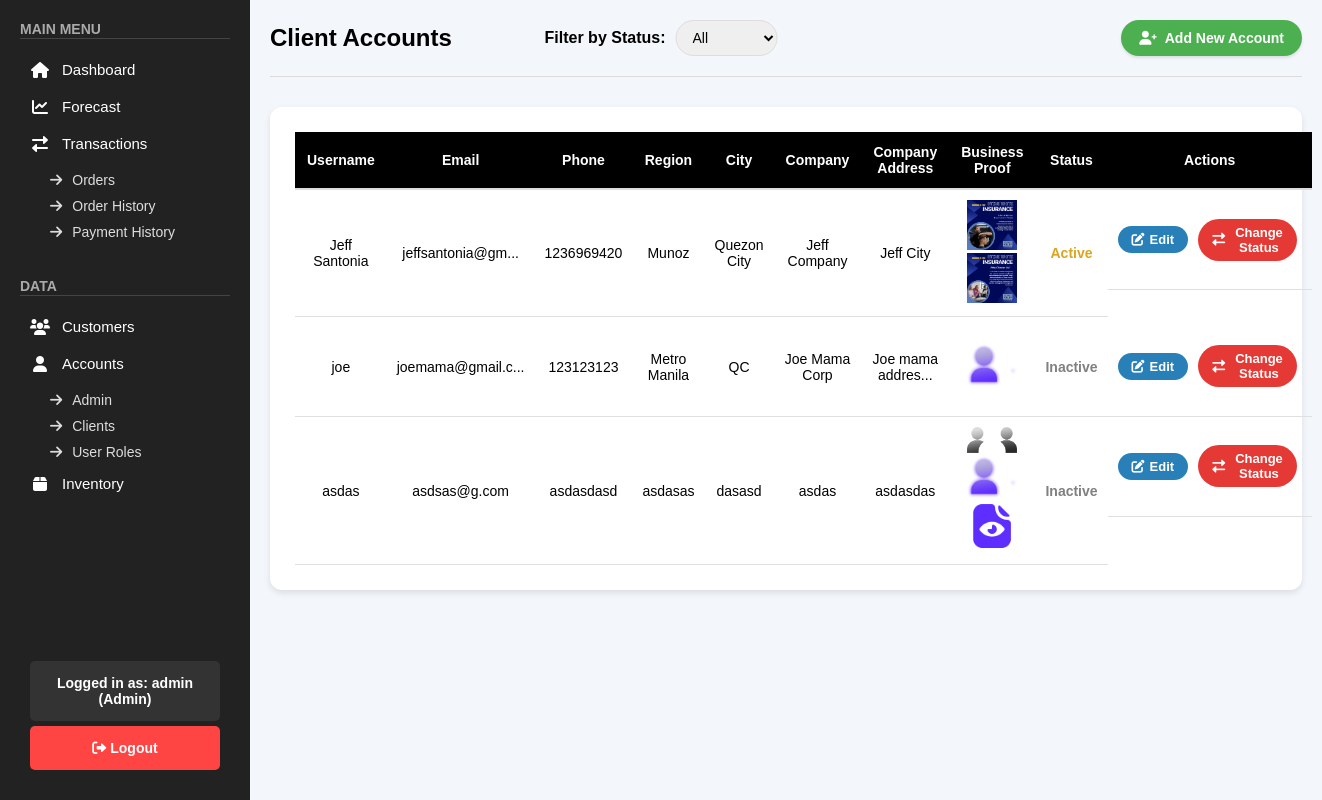
The app's page /public/pages/accounts_clients.php (signed in) with its own data.
### tables this page shows
CREATE TABLE `clients_accounts` (
  `id` int(11) NOT NULL,
  `username` varchar(255) NOT NULL,
  `password` varchar(255) NOT NULL,
  `email` varchar(255) NOT NULL,
  `phone` varchar(50) DEFAULT NULL,
  `region` varchar(100) DEFAULT NULL,
  `city` varchar(100) DEFAULT NULL,
  `company` varchar(255) DEFAULT NULL,
  `company_address` varchar(255) DEFAULT NULL,
  `business_proof` text DEFAULT NULL,
  `status` varchar(50) DEFAULT 'Active',
  `balance` decimal(10,2) DEFAULT 0.00,
  `created_at` timestamp NOT NULL DEFAULT current_timestamp()
);

### public/pages/accounts_clients.php (the view, shortened to what this page needs)
<?php
include "../../backend/check_role.php";
$sql = "SELECT id, username, email, phone, region, city, company, company_address, business_proof, status, created_at FROM clients_accounts WHERE status != 'archived'";
$sql .= " ORDER BY
    CASE
        WHEN status = 'Pending' THEN 1
        WHEN status = 'Active' THEN 2
        WHEN status = 'Rejected' THEN 3
        WHEN status = 'Inactive' THEN 4
    END, created_at ASC";
$stmt = $conn->prepare($sql);
$stmt->execute();
$result = $stmt->get_result();
function truncate($text, $max = 15) {
    return (strlen($text) > $max) ? substr($text, 0, $max) . '...' : $text;
}
?>
<!DOCTYPE html>
<html lang="en">
<head>
    <link rel="stylesheet" href="/top_exchange/public/css/accounts.css">
    <link rel="stylesheet" href="/top_exchange/public/css/sidebar.css">
    <link rel="stylesheet" href="https://cdnjs.cloudflare.com/ajax/libs/font-awesome/6.0.0/css/all.min.css">
    <link rel="stylesheet" href="https://cdnjs.cloudflare.com/ajax/libs/toastr.js/latest/toastr.min.css">
    <link rel="stylesheet" href="/top_exchange/public/css/accounts_clients.css">
    <link rel="stylesheet" href="/top_exchange/public/css/toast.css">
</head>
<body>
    <?php include '../sidebar.php'; ?>
    <div class="main-content">
        <div class="accounts-header">
            <h1>Client Accounts</h1>
            <div class="filter-section">
                <label for="statusFilter">Filter by Status:</label>
                <select id="statusFilter" onchange="filterByStatus()">
                    <option value="">All</option>
                </select>
            </div>
            <button onclick="openAddAccountForm()" class="add-account-btn">
                <i class="fas fa-user-plus"></i> Add New Account
            </button>
        </div>
        <div class="accounts-table-container">
            <table class="accounts-table">
                <thead>
                    <tr>
                        <th>Username</th>
                        <th>Email</th>
                        <th>Phone</th>
                        <th>Region</th>
                        <th>City</th>
                        <th>Company</th>
                        <th>Company Address</th>
                        <th>Business Proof</th>
                        <th>Status</th>
                        <th>Actions</th>
                    </tr>
                </thead>
                <tbody>
                    <?php if ($result && $result->num_rows > 0): ?>
                        <?php while ($row = $result->fetch_assoc()): ?>
                            <tr>
                                <td><?= htmlspecialchars(truncate($row['username'] ?? 'N/A')) ?></td>
                                <td><?= htmlspecialchars(truncate($row['email'] ?? 'N/A')) ?></td>
                                <td><?= htmlspecialchars(truncate($row['phone'] ?? 'N/A')) ?></td>
                                <td><?= htmlspecialchars(truncate($row['region'] ?? 'N/A')) ?></td>
                                <td><?= htmlspecialchars(truncate($row['city'] ?? 'N/A')) ?></td>
                                <td><?= htmlspecialchars(truncate($row['company'] ?? 'N/A')) ?></td>
                                <td><?= htmlspecialchars(truncate($row['company_address'] ?? 'N/A')) ?></td>
                                <td class="photo-album">
                                    <?php
                                    $proofs = json_decode($row['business_proof'], true);
                                    if ($proofs) {
                                        foreach ($proofs as $proof) {
                                            echo '<img src="' . htmlspecialchars($proof) . '" alt="Business Proof" width="50" onclick="openModal(this)">';
                                        }
                                    }
                                    ?>
                                </td>
                                <td class="<?= 'status-' . strtolower($row['status'] ?? 'pending') ?>"><?= htmlspecialchars($row['status'] ?? 'Pending') ?></td>
                                <td class="action-buttons">
                                <?php
                                    $business_proof_json = htmlspecialchars(json_encode($row['business_proof']), ENT_QUOTES);
                                ?>
                                <button class="edit-btn"
                                    onclick='openEditAccountForm(
                                        <?= json_encode($row["id"]) ?>,
                                        <?= json_encode($row["username"]) ?>,
                                        <?= json_encode($row["email"]) ?>,
                                        <?= json_encode($row["phone"]) ?>,
                                        <?= json_encode($row["region"]) ?>,
                                        <?= json_encode($row["city"]) ?>,
                                        <?= json_encode($row["company"]) ?>,
                                        <?= json_encode($row["company_address"]) ?>,
                                        <?= $business_proof_json ?>
                                    )'>
                                    <i class="fas fa-edit"></i> Edit
                                </button>
                                <button class="status-btn" onclick="openStatusModal(<?= $row['id'] ?>, '<?= htmlspecialchars($row['username']) ?>', '<?= htmlspecialchars($row['email']) ?>')">
                                    <i class="fas fa-exchange-alt"></i> Change Status
                                </button>
                                </td>
                            </tr>
                        <?php endwhile; ?>
                    <?php else: ?>
                        <tr>
                            <td colspan="10" class="no-accounts">No accounts found.</td>
                        </tr>
                    <?php endif; ?>
                </tbody>
            </table>
        </div>
    </div>
</body>
</html>

### public/sidebar.php (shortened to what this page needs)
<?php
include_once "../../backend/check_role.php";
$role = $_SESSION['role'] ?? 'guest';
$stmt = $conn->prepare("SELECT pages FROM roles WHERE role_name = ? AND status = 'active'");
$stmt->bind_param("s", $role);
$stmt->execute();
$stmt->bind_result($pages);
$allowedPages = array_map('trim', explode(',', $pages));
?>
<div class="sidebar">
    <div>
        <div class="menu-section">
            <span class="menu-title"><b>MAIN MENU</b></span>
            <hr>
            <?php if (in_array('Dashboard', $allowedPages)): ?>
                <a href="/top_exchange/public/pages/dashboard.php" class="menu-item">
                    <i class="fas fa-home"></i> Dashboard
                </a>
            <?php endif; ?>
            <?php if (in_array('Forecast', $allowedPages)): ?>
                <a href="/top_exchange/public/pages/forecast.php" class="menu-item">
                    <i class="fas fa-chart-line"></i> Forecast
                </a>
            <?php endif; ?>
            <?php if (in_array('Transactions', $allowedPages) || in_array('Orders', $allowedPages) || in_array('Order History', $allowedPages)): ?>
                <div class="submenu">
                    <span class="menu-item no-hover">
                        <i class="fas fa-exchange-alt"></i> Transactions
                    </span>
                    <div class="submenu-items">
                        <?php if (in_array('Orders', $allowedPages)): ?>
                            <a href="/top_exchange/public/pages/orders.php" class="submenu-item">
                                <i class="fas fa-arrow-right"></i> Orders
                            </a>
                        <?php endif; ?>
                        <?php if (in_array('Order History', $allowedPages)): ?>
                            <a href="/top_exchange/public/pages/order_history.php" class="submenu-item">
                                <i class="fas fa-arrow-right"></i> Order History
                            </a>
                        <?php if (in_array('Payment History', $allowedPages)): ?>
                            <a href="/top_exchange/public/pages/payment_history.php" class="submenu-item">
                                <i class="fas fa-arrow-right"></i> Payment History
                            </a>
                        <?php endif; ?>
                        <?php endif; ?>
                    </div>
                </div>
            <?php endif; ?>
        </div>
        <div class="menu-section">
            <span class="menu-title"><b>DATA</b></span>
            <hr>
            <?php if (in_array('Customers', $allowedPages)): ?>
                <a href="/top_exchange/public/pages/customers.php" class="menu-item">
                    <i class="fas fa-users"></i> Customers
                </a>
            <?php endif; ?>
            <?php if (in_array('Accounts - Admin', $allowedPages) || in_array('Accounts - Clients', $allowedPages) || in_array('User Roles', $allowedPages)): ?>
                <div class="submenu">
                    <span class="menu-item no-hover">
                        <i class="fas fa-user"></i> Accounts
                    </span>
                    <div class="submenu-items">
                        <?php if (in_array('Accounts - Admin', $allowedPages)): ?>
                            <a href="/top_exchange/public/pages/accounts.php" class="submenu-item">
                                <i class="fas fa-arrow-right"></i> Admin
                            </a>
                        <?php endif; ?>
                        <?php if (in_array('Accounts - Clients', $allowedPages)): ?>
                            <a href="/top_exchange/public/pages/accounts_clients.php" class="submenu-item">
                                <i class="fas fa-arrow-right"></i> Clients
                            </a>
                        <?php endif; ?>
                        <?php if (in_array('User Roles', $allowedPages)): ?>
                            <a href="/top_exchange/public/pages/user_roles.php" class="submenu-item">
                                <i class="fas fa-arrow-right"></i> User Roles
                            </a>
                        <?php endif; ?>
                    </div>
                </div>
            <?php endif; ?>
            <?php if (in_array('Inventory', $allowedPages)): ?>
                <a href="/top_exchange/public/pages/inventory.php" class="menu-item">
                    <i class="fas fa-box"></i> Inventory
                </a>
            <?php endif; ?>
        </div>
    </div>
    <div class="account-section">
        <div class="account-info">
            Logged in as:
            <strong>
                <?php
                echo isset($_SESSION['username'])
                    ? htmlspecialchars($_SESSION['username'])
                    : "Guest";
                ?>
            </strong> (<?= htmlspecialchars(ucfirst($role)) ?>)
        </div>
        <a href="/top_exchange/backend/logout.php" class="logout-btn">
            <i class="fas fa-sign-out-alt"></i> Logout
        </a>
    </div>
</div>

### public/css/accounts.css (style rules this page uses)
body { font-family: Arial, sans-serif; background-color: #f3f6fb; margin: 0; box-sizing: border-box; }
.accounts-header { display: flex; justify-content: space-between; align-items: center; margin-bottom: 30px; padding-bottom: 20px; border-bottom: 1px solid #ddd; }
.accounts-header h1 { font-size: 24px; font-weight: bold; display: flex; align-items: center; gap: 12px; }
.add-account-btn { padding: 10px 18px; font-size: 14px; border: none; font-weight: bold; color: white; background-color: #4CAF50; border-radius: 20px; text-decoration: none; transition: 0.3s; display: flex; align-items: center; gap: 8px; box-shadow: 0px 2px 3px rgba(0, 0, 0, 0.1); }
.filter-section { display: flex; align-items: center; position: absolute; left: 50%; transform: translateX(-50%); }
.filter-section label { margin-right: 10px; font-weight: bold; }
.filter-section select { padding: 8px 12px; border-radius: 20px; border: 1px solid #ddd; font-size: 14px; }
.accounts-table-container { background-color: #ffffff; padding: 25px; border-radius: 12px; box-shadow: 0px 3px 6px rgba(0, 0, 0, 0.1); }
.accounts-table { width: 100%; border-collapse: collapse; font-size: 14px; }
.accounts-table th { background-color: black; color: white; font-weight: bold; padding: 12px; text-align: center; border-bottom: 2px solid #ddd; }
.accounts-table td { padding: 10px; text-align: center; border-bottom: 1px solid #e0e0e0; }
.action-buttons { display: flex; justify-content: center; gap: 10px; }
.edit-btn, .delete-btn, .status-btn { padding: 6px 14px; font-size: 13px; font-weight: 600; border-radius: 80px; text-decoration: none; transition: background-color 0.3s; display: flex; align-items: center; gap: 5px; border: none; }
.edit-btn { background-color: #2980b9; color: white; }
.status-btn { background-color: #e53935; color: white; }
.status-btn i { margin-right: 5px; }
.status-active { color: #DAA520; font-weight: bold; }

### public/css/sidebar.css (style rules this page uses)
* { margin: 0; padding: 0; box-sizing: border-box; font-family: Arial, sans-serif; text-decoration: none; }
.sidebar { width: 250px; background: #222; color: white; padding: 20px; display: flex; flex-direction: column; justify-content: space-between; height: 100vh; position: fixed; left: 0; top: 0; }
.menu-section { margin-bottom: 32px; }
.menu-title { font-size: 14px; font-weight: bold; color: #aaa; margin-bottom: 10px; margin-top: 20px; }
hr { border: none; height: 1px; background: #444; margin-bottom: 12px; }
.menu-item { display: flex; align-items: center; gap: 10px; background: none; border: none; color: white; font-size: 15px; font-weight: 400; padding: 10px 15px; width: 100%; text-align: left; cursor: pointer; transition: background 0.2s ease-in-out; border-radius: 4px; }
.submenu { display: flex; flex-direction: column; }
.submenu-items { display: flex; flex-direction: column; margin-left: 20px; margin-top: 5px; }
.submenu-item { display: flex; align-items: center; gap: 10px; background: none; border: none; color: #ddd; font-size: 14px; font-weight: 400; padding: 5px 10px; width: 100%; text-align: left; cursor: pointer; transition: background 0.2s ease-in-out; border-radius: 4px; }
.account-section { margin-top: auto; display: flex; flex-direction: column; align-items: stretch; gap: 5px; padding: 10px; width: 100%; background-color: #222; }
.account-info { background: #333; padding: 14px; border-radius: 5px; font-size: 14px; color: white; font-weight: bold; text-align: center; width: 100%; }
.logout-btn { background: #ff4444; padding: 14px; font-size: 14px; font-weight: bold; color: white; text-align: center; border: none; border-radius: 5px; cursor: pointer; transition: background 0.2s ease; width: 100%; }
.main-content { margin-left: 250px; padding: 20px; }
.menu-item { display: flex; align-items: center; gap: 12px; padding: 10px; font-size: 15px; font-weight: 400; color: white; text-align: left; border-radius: 4px; transition: background 0.2s ease-in-out; cursor: pointer; }
.menu-item i { width: 20px; text-align: center; font-size: 16px; }

### public/pages/accounts_clients.php (style rules this page uses)
.photo-album img { cursor: pointer; transition: all 0.3s; }

### records on screen
clients_accounts: username "Jeff Santonia", email "jeffsantonia@gm...", phone "1236969420", region "Munoz", city "Quezon City", company "Jeff Company", company_address "Jeff City", status "Active"
clients_accounts: username "joe", email "joemama@gmail.c...", phone "123123123", region "Metro Manila", city "QC", company "Joe Mama Corp", company_address "Joe mama addres...", status "Inactive"
clients_accounts: username "asdas", email "asdsas@g.com", phone "asdasdasd", region "asdasas", city "dasasd", company "asdas", company_address "asdasdas", status "Inactive"

### other values on screen
$_SESSION['username'] "admin"
$role "Admin"
